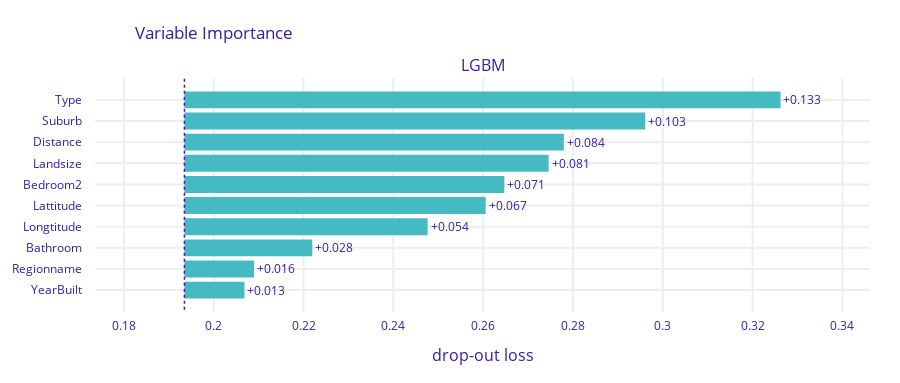

The code cell stored with this chart in its notebook:
### Code cell
lgbm_importance.plot(max_vars=10)

### Figure 1 — Plotly figure (JSON) as saved in the notebook; plotly's stock layout.template omitted (floating-point values rounded to 4 significant figures)
{"data": [{"base": 0.1935, "hoverinfo": "text", "hoverlabel": {"bgcolor": "rgba(0,0,0,0.8)"}, "hovertext": ["Model: LGBM loss after<br>variable: Type is permuted: 0.326<br>Drop-out loss change: +0.133", "Model: LGBM loss after<br>variable: Suburb is permuted: 0.296<br>Drop-out loss change: +0.103", "Model: LGBM loss after<br>variable: Distance is permuted: 0.278<br>Drop-out loss change: +0.084", "Model: LGBM loss after<br>variable: Landsize is permuted: 0.275<br>Drop-out loss change: +0.081", "Model: LGBM loss after<br>variable: Bedroom2 is permuted: 0.265<br>Drop-out loss change: +0.071", "Model: LGBM loss after<br>variable: Lattitude is permuted: 0.261<br>Drop-out loss change: +0.067", "Model: LGBM loss after<br>variable: Longtitude is permuted: 0.248<br>Drop-out loss change: +0.054", "Model: LGBM loss after<br>variable: Bathroom is permuted: 0.222<br>Drop-out loss change: +0.028", "Model: LGBM loss after<br>variable: Regionname is permuted: 0.209<br>Drop-out loss change: +0.016", "Model: LGBM loss after<br>variable: YearBuilt is permuted: 0.207<br>Drop-out loss change: +0.013"], "marker": {"color": "#46bac2"}, "orientation": "h", "showlegend": false, "text": ["+0.133", "+0.103", "+0.084", "+0.081", "+0.071", "+0.067", "+0.054", "+0.028", "+0.016", "+0.013"], "textposition": "outside", "type": "bar", "x": [0.1327, 0.1026, 0.08448, 0.08109, 0.07123, 0.06708, 0.05415, 0.02848, 0.01553, 0.01337], "xaxis": "x", "y": ["Type", "Suburb", "Distance", "Landsize", "Bedroom2", "Lattitude", "Longtitude", "Bathroom", "Regionname", "YearBuilt"], "yaxis": "y"}], "layout": {"annotations": [{"font": {"size": 16}, "showarrow": false, "text": "LGBM", "x": 0.5, "xanchor": "center", "xref": "paper", "y": 1, "yanchor": "bottom", "yref": "paper"}, {"font": {"size": 16}, "showarrow": false, "text": "drop-out loss", "x": 0.5, "xanchor": "center", "xref": "paper", "y": 0, "yanchor": "top", "yref": "paper", "yshift": -30}], "font": {"color": "#371ea3"}, "height": 383, "margin": {"b": 71, "r": 30, "t": 78}, "shapes": [{"line": {"color": "#371ea3", "dash": "dot", "width": 1.5}, "type": "line", "x0": 0.1935, "x1": 0.1935, "xref": "x", "y0": -1, "y1": 10, "yref": "y"}], "title": {"text": "Variable Importance", "x": 0.15}, "xaxis": {"anchor": "y", "automargin": true, "domain": [0, 1], "fixedrange": true, "gridwidth": 2, "range": [0.1736, 0.3461], "tickcolor": "white", "ticklen": 3, "ticks": "outside", "type": "linear", "zeroline": false}, "yaxis": {"anchor": "x", "automargin": true, "autorange": "reversed", "domain": [0, 1], "fixedrange": true, "gridwidth": 2, "tickcolor": "white", "ticklen": 10, "ticks": "outside", "type": "category"}}}
